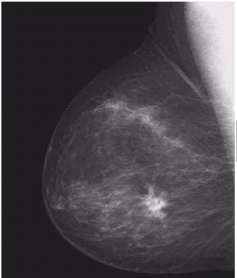
#> input picture img/Screenshot 2023-11-28 013342.png, 237 x 278 px, found by its file name
$ python BienDoiAmBan.py
#> lines starting #> are read from the running program, lines starting #| are printed output that depends on the picture
import cv2

import numpy as np

import matplotlib.pyplot as plt

import cv2

import numpy as np

import matplotlib.pyplot as plt

input_image = cv2.imread('img/Screenshot 2023-11-28 013342.png', cv2.IMREAD_GRAYSCALE)
#> input_image: shape (278, 237); min 21, max 255, mean 68.9
cv2.imshow("ảnh gốc: ", input_image)
cv2.waitKey(5)

output_image = input_image.copy()
[w, h] = output_image.shape[:2]
#> w = 278; h = 237

for i in range(w):
    for j in range(h):
        output_image[i][j] = 255 - output_image[i][j]
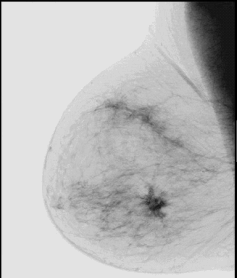
#> output_image: shape (278, 237); min 0, max 234, mean 186.1


cv2.imshow('ảnh âm bản: ', output_image)
cv2.waitKey(0)

$ run again, with img/Screenshot 2023-11-28 004714.png copied over img/Screenshot 2023-11-28 013342.png
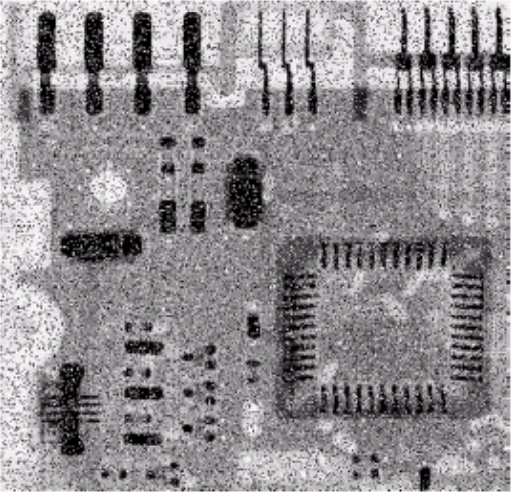
#> input picture img/Screenshot 2023-11-28 004714.png, 513 x 492 px, found by its file name
#> after the loop `for i in range(w):`:
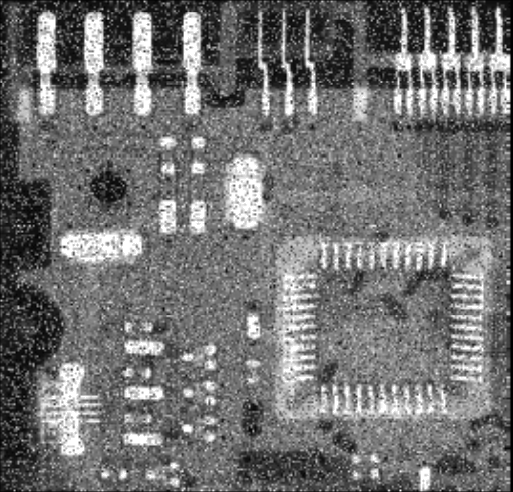
#> output_image: shape (492, 513); min 0, max 255, mean 113.7

$ run again, with img/Screenshot 2023-11-28 020350.png copied over img/Screenshot 2023-11-28 013342.png
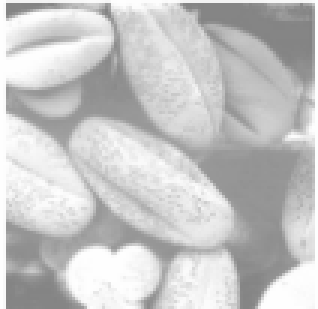
#> input picture img/Screenshot 2023-11-28 020350.png, 106 x 103 px, found by its file name (shown 3 times larger)
#> input_image is the input picture: shape (103, 106); min 131, max 254, mean 198.1
#> after the loop `for i in range(w):`:
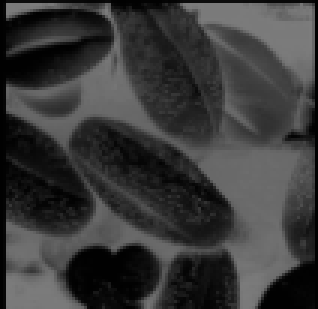
#> output_image: shape (103, 106) (shown 3 times larger); min 1, max 124, mean 56.9

$ run again, with img/Screenshot 2023-11-28 021849.png copied over img/Screenshot 2023-11-28 013342.png
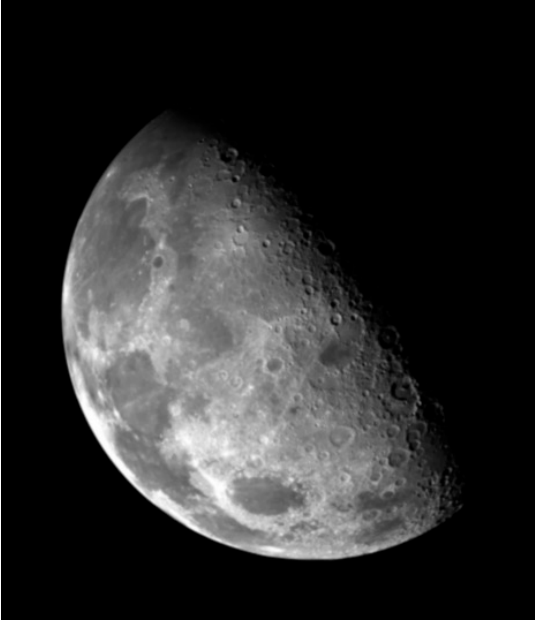
#> input picture img/Screenshot 2023-11-28 021849.png, 535 x 620 px, found by its file name
#> input_image is the input picture: shape (620, 535); min 0, max 255, mean 42.5
#> after the loop `for i in range(w):`:
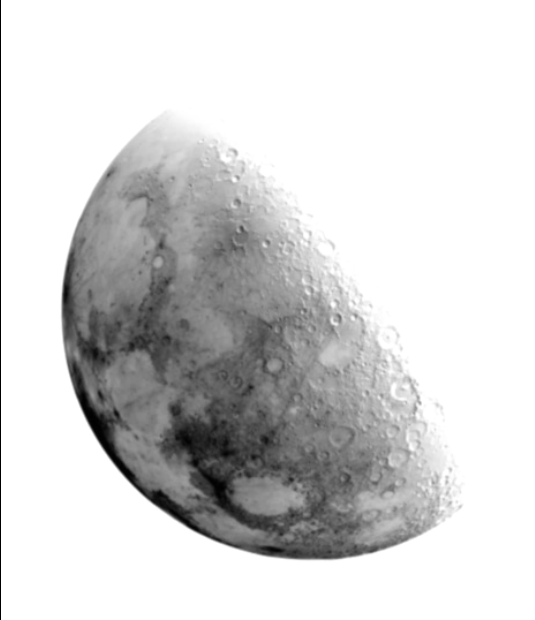
#> output_image: shape (620, 535); min 0, max 255, mean 212.5
